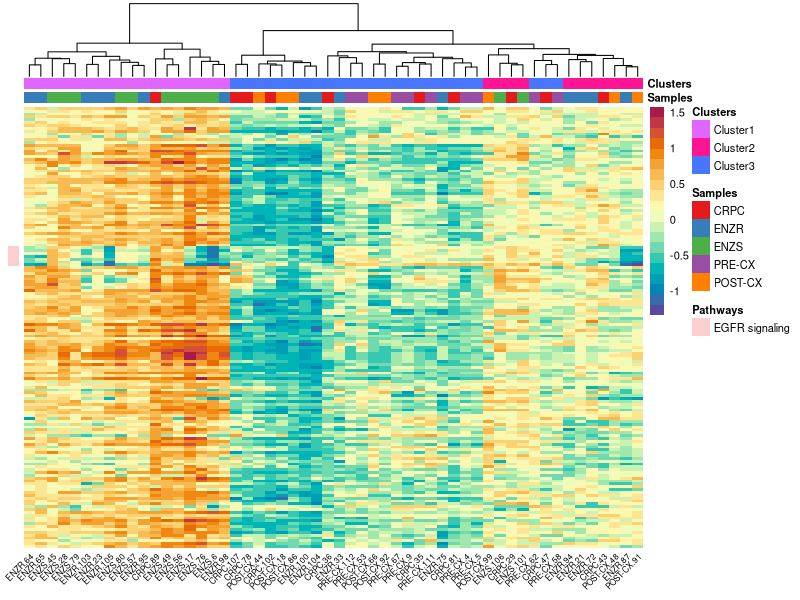

This chart was generated by the following R code:
##loading libraries
library(pheatmap)

##loading predictions
predictions = read.csv("ATTX_predictions.csv",sep=",",header = T,stringsAsFactors = F,row.names = 1,check.names = F)

##loading metadata
metadata = read.csv("metadata.csv",sep=",",header = T,stringsAsFactors = F,row.names = 1)
meta = metadata[colnames(predictions),]


####Plotting heatmap
pathways = read.csv("GDSC2_targeted_pathways.csv",sep=",",header = T,stringsAsFactors = F)
pos = which(pathways$X %in% rownames(predictions))
pathways = unique(pathways[pos,c(1,3)])
rownames(pathways) = pathways[,1]


ann_row1 = merge(pathways,predictions,by=0)
ann_row1= ann_row1[order(ann_row1$Pathways), , drop = FALSE]


mat = ann_row1[,4:ncol(ann_row1)]
rownames(mat) = ann_row1[,1]
ann_row = as.data.frame(ann_row1[,c(3)])
rownames(ann_row) = ann_row1[,1]
colnames(ann_row) = "Pathways"
ann_row$Pathways = as.factor(ann_row$Pathways)
ann_row$Pathways <- ifelse(ann_row$Pathways=="EGFR signaling", "EGFR signaling", NA)

ann_colors = list(
  Clusters = c(Cluster1="mediumorchid1",Cluster2="deeppink",Cluster3="royalblue1"),
  Samples = c(CRPC="#E41A1C",ENZR="#377EB8",ENZS="#4DAF4A","PRE-CX"="#984EA3","POST-CX"="#FF7F00"),
  Pathways=c("EGFR signaling" = "#FBCED0")
)

colnames(mat) = sub("ATTX.","",colnames(mat))
rownames(meta) = sub("ATTX.","",rownames(meta))


pheatmap(mat,fontsize_col = 6,col= rev(hcl.colors(20, "Spectral")),angle_col = 45,fontsize_row = 10,cluster_cols = T,annotation_colors = ann_colors,annotation_row = ann_row,cluster_rows=F,annotation_col = meta,annotation_names_row = F,clustering_distance_rows = "euclidean",
         clustering_distance_cols = "euclidean" ,show_rownames = F,fontsize = 8)


